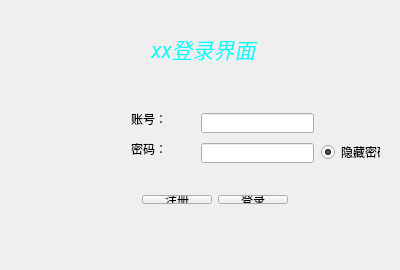
<?xml version="1.0" encoding="UTF-8"?>
<ui version="4.0">
 <class>myWidget</class>
 <widget class="QWidget" name="myWidget">
  <property name="windowModality">
   <enum>Qt::WindowModal</enum>
  </property>
  <property name="enabled">
   <bool>true</bool>
  </property>
  <property name="geometry">
   <rect>
    <x>0</x>
    <y>0</y>
    <width>400</width>
    <height>270</height>
   </rect>
  </property>
  <property name="sizePolicy">
   <sizepolicy hsizetype="Expanding" vsizetype="Expanding">
    <horstretch>0</horstretch>
    <verstretch>0</verstretch>
   </sizepolicy>
  </property>
  <property name="minimumSize">
   <size>
    <width>400</width>
    <height>270</height>
   </size>
  </property>
  <property name="maximumSize">
   <size>
    <width>400</width>
    <height>270</height>
   </size>
  </property>
  <property name="sizeIncrement">
   <size>
    <width>400</width>
    <height>500</height>
   </size>
  </property>
  <property name="windowTitle">
   <string>登录</string>
  </property>
  <widget class="QWidget" name="layoutWidget">
   <property name="geometry">
    <rect>
     <x>10</x>
     <y>0</y>
     <width>381</width>
     <height>261</height>
    </rect>
   </property>
   <layout class="QVBoxLayout" name="verticalLayout">
    <property name="sizeConstraint">
     <enum>QLayout::SetDefaultConstraint</enum>
    </property>
    <item>
     <layout class="QHBoxLayout" name="horizontalLayout"/>
    </item>
    <item>
     <widget class="QWidget" name="widget2" native="true">
      <property name="sizePolicy">
       <sizepolicy hsizetype="Expanding" vsizetype="Expanding">
        <horstretch>0</horstretch>
        <verstretch>0</verstretch>
       </sizepolicy>
      </property>
      <property name="layoutDirection">
       <enum>Qt::LeftToRight</enum>
      </property>
      <property name="autoFillBackground">
       <bool>true</bool>
      </property>
      <layout class="QFormLayout" name="formLayout">
       <item row="0" column="1">
        <widget class="QLabel" name="label">
         <property name="sizePolicy">
          <sizepolicy hsizetype="Expanding" vsizetype="Expanding">
           <horstretch>0</horstretch>
           <verstretch>0</verstretch>
          </sizepolicy>
         </property>
         <property name="sizeIncrement">
          <size>
           <width>200</width>
           <height>200</height>
          </size>
         </property>
         <property name="baseSize">
          <size>
           <width>200</width>
           <height>200</height>
          </size>
         </property>
         <property name="palette">
          <palette>
           <active>
            <colorrole role="WindowText">
             <brush brushstyle="SolidPattern">
              <color alpha="255">
               <red>170</red>
               <green>0</green>
               <blue>0</blue>
              </color>
             </brush>
            </colorrole>
           </active>
           <inactive>
            <colorrole role="WindowText">
             <brush brushstyle="SolidPattern">
              <color alpha="255">
               <red>170</red>
               <green>0</green>
               <blue>0</blue>
              </color>
             </brush>
            </colorrole>
           </inactive>
           <disabled>
            <colorrole role="WindowText">
             <brush brushstyle="SolidPattern">
              <color alpha="255">
               <red>120</red>
               <green>120</green>
               <blue>120</blue>
              </color>
             </brush>
            </colorrole>
           </disabled>
          </palette>
         </property>
         <property name="font">
          <font>
           <family>Arial Rounded MT Bold</family>
           <pointsize>14</pointsize>
           <weight>50</weight>
           <italic>true</italic>
           <bold>false</bold>
          </font>
         </property>
         <property name="layoutDirection">
          <enum>Qt::LeftToRight</enum>
         </property>
         <property name="autoFillBackground">
          <bool>false</bool>
         </property>
         <property name="frameShape">
          <enum>QFrame::NoFrame</enum>
         </property>
         <property name="frameShadow">
          <enum>QFrame::Plain</enum>
         </property>
         <property name="text">
          <string>&lt;html&gt;&lt;head/&gt;&lt;body&gt;&lt;p align=&quot;center&quot;&gt;&lt;span style=&quot; font-size:16pt; color:#00ffff;&quot;&gt;xx登录界面&lt;/span&gt;&lt;/p&gt;&lt;/body&gt;&lt;/html&gt;</string>
         </property>
         <property name="textFormat">
          <enum>Qt::AutoText</enum>
         </property>
         <property name="alignment">
          <set>Qt::AlignCenter</set>
         </property>
        </widget>
       </item>
      </layout>
     </widget>
    </item>
    <item>
     <widget class="QWidget" name="widget" native="true">
      <property name="sizePolicy">
       <sizepolicy hsizetype="Expanding" vsizetype="Expanding">
        <horstretch>0</horstretch>
        <verstretch>0</verstretch>
       </sizepolicy>
      </property>
      <widget class="QLabel" name="label_2">
       <property name="geometry">
        <rect>
         <x>110</x>
         <y>10</y>
         <width>51</width>
         <height>31</height>
        </rect>
       </property>
       <property name="sizePolicy">
        <sizepolicy hsizetype="Expanding" vsizetype="Fixed">
         <horstretch>0</horstretch>
         <verstretch>0</verstretch>
        </sizepolicy>
       </property>
       <property name="text">
        <string>账号：</string>
       </property>
      </widget>
      <widget class="QLabel" name="label_3">
       <property name="geometry">
        <rect>
         <x>110</x>
         <y>40</y>
         <width>51</width>
         <height>31</height>
        </rect>
       </property>
       <property name="sizePolicy">
        <sizepolicy hsizetype="Expanding" vsizetype="Fixed">
         <horstretch>0</horstretch>
         <verstretch>0</verstretch>
        </sizepolicy>
       </property>
       <property name="text">
        <string>密码：</string>
       </property>
      </widget>
      <widget class="QLineEdit" name="lineEdit_name">
       <property name="geometry">
        <rect>
         <x>180</x>
         <y>20</y>
         <width>113</width>
         <height>20</height>
        </rect>
       </property>
       <property name="sizePolicy">
        <sizepolicy hsizetype="Expanding" vsizetype="Fixed">
         <horstretch>0</horstretch>
         <verstretch>0</verstretch>
        </sizepolicy>
       </property>
      </widget>
      <widget class="QLineEdit" name="lineEdit_pswd">
       <property name="geometry">
        <rect>
         <x>180</x>
         <y>50</y>
         <width>113</width>
         <height>20</height>
        </rect>
       </property>
       <property name="contextMenuPolicy">
        <enum>Qt::DefaultContextMenu</enum>
       </property>
       <property name="echoMode">
        <enum>QLineEdit::Password</enum>
       </property>
      </widget>
      <widget class="QRadioButton" name="radioButton">
       <property name="geometry">
        <rect>
         <x>300</x>
         <y>50</y>
         <width>91</width>
         <height>18</height>
        </rect>
       </property>
       <property name="text">
        <string>隐藏密码</string>
       </property>
       <property name="checked">
        <bool>true</bool>
       </property>
      </widget>
     </widget>
    </item>
    <item>
     <widget class="QWidget" name="widget_2" native="true">
      <property name="sizePolicy">
       <sizepolicy hsizetype="Expanding" vsizetype="Expanding">
        <horstretch>0</horstretch>
        <verstretch>0</verstretch>
       </sizepolicy>
      </property>
      <widget class="QWidget" name="horizontalLayoutWidget">
       <property name="geometry">
        <rect>
         <x>110</x>
         <y>10</y>
         <width>168</width>
         <height>31</height>
        </rect>
       </property>
       <layout class="QHBoxLayout" name="horizontalLayout_2">
        <item>
         <widget class="QPushButton" name="button_signup">
          <property name="sizePolicy">
           <sizepolicy hsizetype="Expanding" vsizetype="Expanding">
            <horstretch>0</horstretch>
            <verstretch>0</verstretch>
           </sizepolicy>
          </property>
          <property name="text">
           <string>注册</string>
          </property>
         </widget>
        </item>
        <item>
         <widget class="QPushButton" name="button_signin">
          <property name="sizePolicy">
           <sizepolicy hsizetype="Expanding" vsizetype="Expanding">
            <horstretch>0</horstretch>
            <verstretch>0</verstretch>
           </sizepolicy>
          </property>
          <property name="text">
           <string>登录</string>
          </property>
         </widget>
        </item>
       </layout>
      </widget>
      <widget class="QLabel" name="msg_lable">
       <property name="geometry">
        <rect>
         <x>0</x>
         <y>60</y>
         <width>191</width>
         <height>16</height>
        </rect>
       </property>
       <property name="text">
        <string/>
       </property>
      </widget>
     </widget>
    </item>
   </layout>
  </widget>
 </widget>
 <layoutdefault spacing="6" margin="11"/>
 <resources/>
 <connections/>
</ui>
